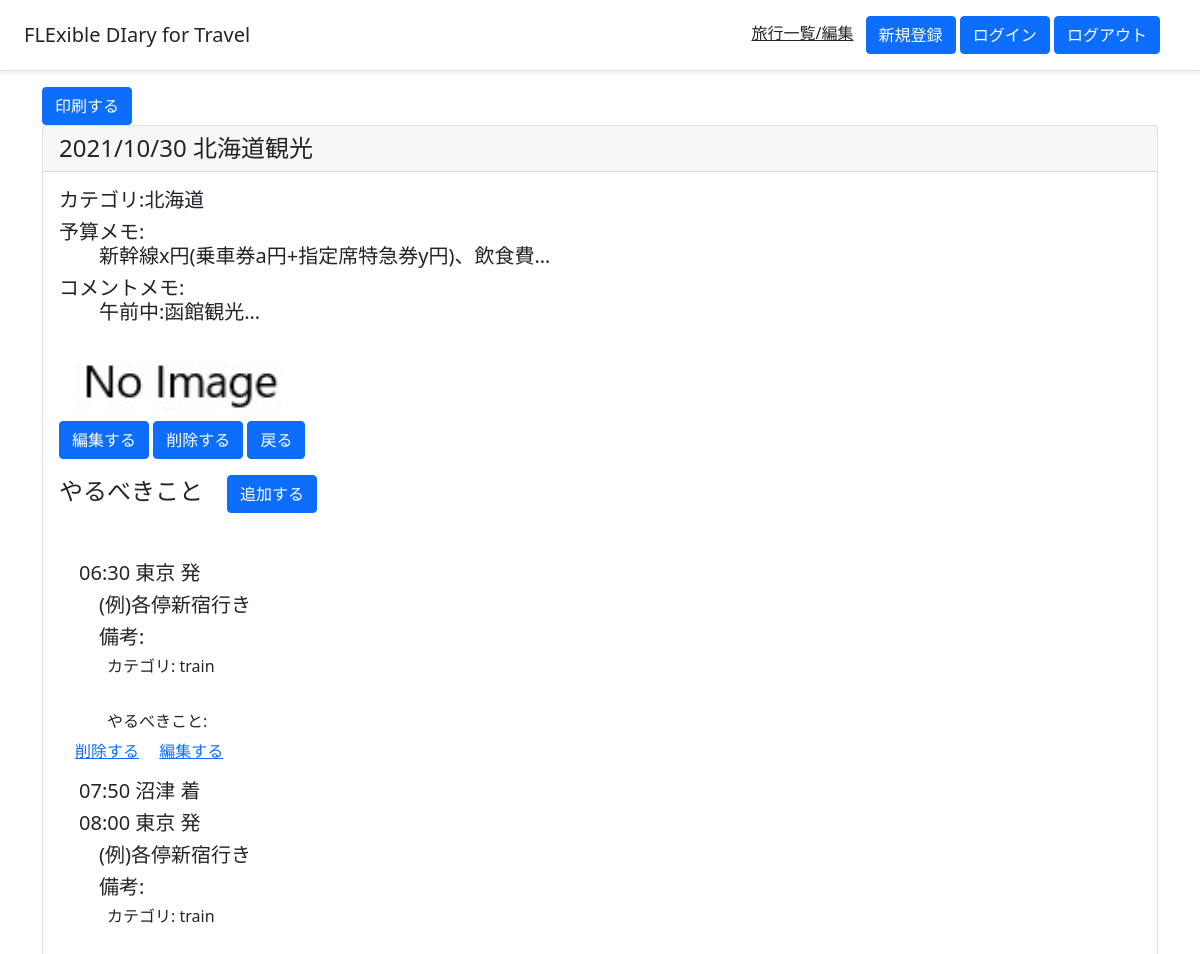
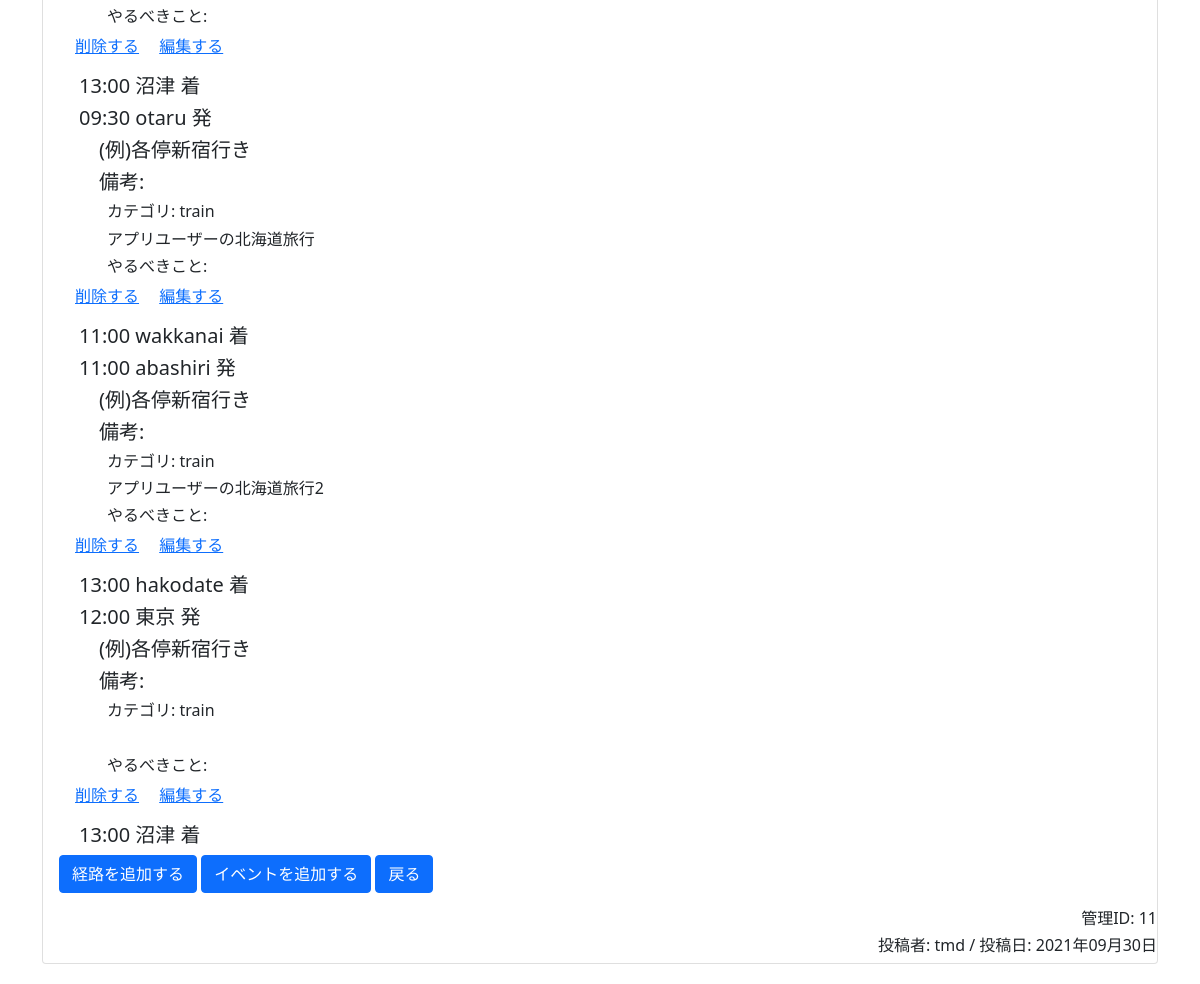
Page /detail/11/ on the committed database (2 pictures, top to bottom).
### fledit/models.py (models this page shows, shortened)
class TripModel(models.Model):
    title = models.CharField(verbose_name='旅行名', max_length=100)
    tripid = models.AutoField(verbose_name='管理番号', primary_key=True, unique=True)
    author = models.ForeignKey(User, on_delete=models.CASCADE, verbose_name='作者')
    postdate = models.DateField(verbose_name='投稿日', auto_now_add=True)
    category = models.CharField(verbose_name='カテゴリ', max_length=50)
    tripdate = models.DateField(verbose_name='旅行日')
    budget = models.TextField(verbose_name='予算メモ', max_length=1000, blank=True)
    content = models.TextField(verbose_name='旅行メモ', max_length=2000, blank=True)
    images = models.ImageField(verbose_name='写真(1枚のみ)', blank=True, default="noimage.jpg")

class RootModel(models.Model):
    ROOTCHOICE = (('列車', '列車'), ('新幹線', '新幹線'), ('バス', 'バス'), ('タクシー', 'タクシー')
      , ('飛行機', '飛行機'), ('船', '船'), ('徒歩', '徒歩'), ('イベント', 'イベント'), ('その他', 'その他'))
    RTROOTCHOICE = (('列車', '列車'), ('新幹線', '新幹線'), ('バス', 'バス'), ('タクシー', 'タクシー')
      , ('飛行機', '飛行機'), ('船', '船'), ('徒歩', '徒歩'), ('その他', 'その他'))
    tripid = models.ForeignKey(TripModel, on_delete=models.CASCADE, verbose_name='旅行データ',
       related_name='related_root')
    depspot = models.CharField(verbose_name='出発地点/場所', max_length=50)
    arrspot = models.CharField(verbose_name='到着地点', max_length=50, blank=True)
    deptime = models.TimeField(verbose_name='出発時刻/開始時刻')
    arrtime = models.TimeField(verbose_name='到着時刻/終了時刻')
    earlydep = models.BooleanField(verbose_name='前日発/前日', blank=True)
    latearr = models.BooleanField(verbose_name='翌日着/翌日', blank=True)
    roottitle = models.CharField(verbose_name='行路/イベントのタイトル', max_length=50, blank=True)
    rootmemo = models.TextField(verbose_name='詳細メモ', max_length=1000, blank=True)
    rootcategory = models.CharField(verbose_name='行程カテゴリ', max_length=100)

### fledit/views.py (the view)
# urls.py: path('detail/<int:pk>/', TrDetail.as_view(), name="detail"),
class TrDetail(DetailView):
    template_name = 'detail.html'
    model = TripModel

### templates/detail.html (shortened to what this page needs)
{% extends 'base.html' %}
{% load static %}
{% block header %}
<link rel='stylesheet' type="text/css" href="{% static 'style.css' %}">
{% endblock header %}
{% block content %}
<div class = 'container'>
    <a href="javascript:void(0)" class="btn btn-primary" onclick="window.print();return false;">印刷する</a>
    <div class = 'card'>
    <h4 class = "card-header">{{ object.tripdate|date:"Y/m/d" }} {{ object.title }}　</h4>
        <div class = "card-body">
            <h5>カテゴリ:{{ object.category }}</h5>
            <h5>予算メモ:<br>　　{{ object.budget }}</h5>
            <h5>コメントメモ:<br>　　{{ object.content }}</h5>
            <img class = "pic" src='{{object.images.url}}' width=300><br>
            <a href = "{% url 'trupdate' object.pk %}" class="btn btn-primary">編集する</a>
            <a href = "{% url 'trdelete' object.pk %}" class="btn btn-primary">削除する</a>
            <a href = "{% url 'list' %}" class="btn btn-primary">戻る</a>
            <h4>やるべきこと　<a href = "{% url 'tdcreate' object.pk %}" class="btn btn-primary">追加する</a></h4>
        </div>
        <div class = "card-body">
            {% for route in object.related_root.all|dictsort:"deptime"%}
            {% if route.earlydep == False %}
            {% if route.latearr == False %}
                {% if route.rootcategory == 'イベント' %}
                    <h5>　{{ route.deptime|date:"H:i" }} {{ route.roottitle }} 開始 </h5>
                    <h5>　　備考:</h5>
                    <h6>　　　カテゴリ: {{ route.rootcategory }}</h6>
                    <h6>　　　{{ route.rootmemo }}</h6>
                    <h6>　　　@ {{ route.depspot }}</h6>
                    <h6>　　　やるべきこと:</h6>
                    {% for todo in object.related_tdlist.all %}
                    {% if todo.rootid == route %}
                        <h6>　　　　{{ todo.tdtitle }}</h6>
                    {% endif %}
                    {% endfor %}
                    <p>　<a href = "{% url 'evdelete' route.pk %}">削除する</a>
                        <a href = "{% url 'evupdate' route.pk %}">編集する</a></p>
                    <h5>　{{ route.arrtime|date:"H:i" }} 終了</h5>
                {% else %}
                    <h5>　{{ route.deptime|date:"H:i" }} {{ route.depspot }} 発 </h5>
                    <h5>　　{{ route.roottitle }} </h5>
                    <h5>　　備考:</h5>
                    <h6>　　　カテゴリ: {{ route.rootcategory }}</h6>
                    <h6>　　　{{ route.rootmemo }}</h6>
                    <h6>　　　やるべきこと:</h6>
                    <p>　<a href = "{% url 'rtdelete' route.pk %}">削除する</a>
                        <a href = "{% url 'rtupdate' route.pk %}">編集する</a></p>
                    <h5>　{{ route.arrtime|date:"H:i" }} {{ route.arrspot }} 着</h5>
                {% endif %}
            {% endif %}
            {% endif %}
            {% endfor %}
            <a href = "{% url 'rtcreate' object.pk %}" class="btn btn-primary">経路を追加する</a>
            <a href = "{% url 'evcreate' object.pk %}" class="btn btn-primary">イベントを追加する</a>
            <a href = "{% url 'list' %}" class="btn btn-primary">戻る</a>
        </div>
    <h6 class = "card-data">管理ID: {{ object.tripid }}</h6>
    <h6 class = "card-data">投稿者: {{ object.author }} / 投稿日: {{ object.postdate|date:"Y年m月d日" }}</h6>
</div>
{% endblock content %}

### templates/base.html (shortened to what this page needs)
<!doctype html>
<html lang="en">
<head>
    <link href="https://cdn.jsdelivr.net/npm/bootstrap@5.0.0-beta1/dist/css/bootstrap.min.css" rel="stylesheet">
    {% block header %}
    {% endblock header %}
</head>
  <body>
    <header class="d-flex flex-column flex-md-row align-items-center p-3 px-md-4 mb-3 bg-white border-bottom shadow-sm">
      <p class="h5 my-0 me-md-auto fw-normal">FLExible DIary for Travel</p>
      <nav class="my-2 my-md-0 me-md-3">
        <a class="p-2 text-dark" href="{% url 'list' %}">旅行一覧/編集</a>
        <a class="btn btn-primary" href= "{% url 'signup' %}">新規登録</a>
        <a class="btn btn-primary" href= "{% url 'login' %}">ログイン</a>
        <a class="btn btn-primary" href= "{% url 'logout' %}">ログアウト</a>
      </nav>
    </header>
    {% block content %}
    {% endblock content %}
  </body>
</html>

### static/style.css (style rules this page uses)
.card { margin-bottom: 30px; }
.card-header { text-align: left; }
.card-data { text-align: right; }
.pic { text-align: center; }

### rows in the picture
TripModel: tripdate "2021/10/30", title "北海道観光", category "北海道", budget "新幹線x円(乗車券a円+指定席特急券y円)、飲食費…", content "午前中:函館観光…", images (placeholder picture), tripid "11", author "tmd", postdate "2021年09月30日"
RootModel: deptime "06:30", depspot "東京", roottitle "(例)各停新宿行き", rootcategory "train", arrtime "07:50", arrspot "沼津"
RootModel: deptime "08:00", depspot "東京", roottitle "(例)各停新宿行き", rootcategory "train", arrtime "13:00", arrspot "沼津"
RootModel: deptime "09:30", depspot "otaru", roottitle "(例)各停新宿行き", rootcategory "train", rootmemo "アプリユーザーの北海道旅行", arrtime "11:00", arrspot "wakkanai"
RootModel: deptime "11:00", depspot "abashiri", roottitle "(例)各停新宿行き", rootcategory "train", rootmemo "アプリユーザーの北海道旅行2", arrtime "13:00", arrspot "hakodate"
RootModel: deptime "12:00", depspot "東京", roottitle "(例)各停新宿行き", rootcategory "train", arrtime "13:00", arrspot "沼津"
